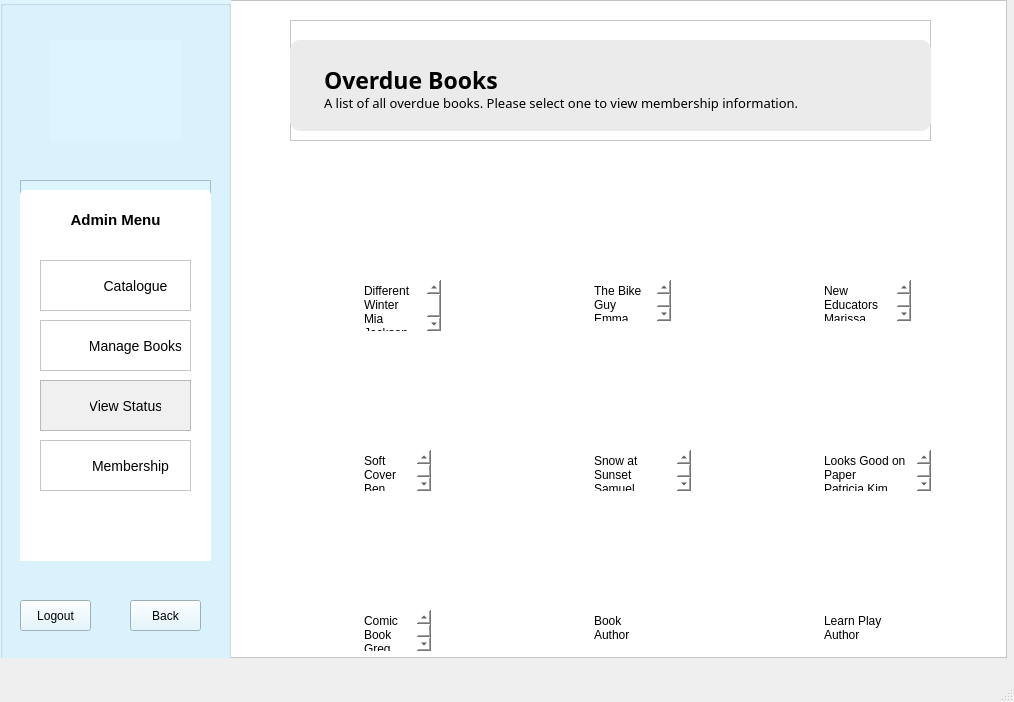
<?xml version="1.0" encoding="UTF-8"?>
<ui version="4.0">
 <class>AdminOverdue</class>
 <widget class="QMainWindow" name="AdminOverdue">
  <property name="geometry">
   <rect>
    <x>0</x>
    <y>0</y>
    <width>1014</width>
    <height>702</height>
   </rect>
  </property>
  <property name="windowTitle">
   <string>MainWindow</string>
  </property>
  <widget class="QWidget" name="centralwidget">
   <widget class="QFrame" name="frame">
    <property name="geometry">
     <rect>
      <x>0</x>
      <y>0</y>
      <width>1007</width>
      <height>658</height>
     </rect>
    </property>
    <property name="styleSheet">
     <string notr="true">background: white;</string>
    </property>
    <property name="frameShape">
     <enum>QFrame::StyledPanel</enum>
    </property>
    <property name="frameShadow">
     <enum>QFrame::Plain</enum>
    </property>
    <widget class="QGroupBox" name="menuPanel">
     <property name="geometry">
      <rect>
       <x>0</x>
       <y>0</y>
       <width>231</width>
       <height>671</height>
      </rect>
     </property>
     <property name="styleSheet">
      <string notr="true">background: rgb(220, 245, 255);</string>
     </property>
     <property name="title">
      <string/>
     </property>
     <widget class="QLabel" name="logo">
      <property name="geometry">
       <rect>
        <x>50</x>
        <y>40</y>
        <width>131</width>
        <height>101</height>
       </rect>
      </property>
      <property name="text">
       <string/>
      </property>
      <property name="pixmap">
       <pixmap>../images/logo.png</pixmap>
      </property>
      <property name="scaledContents">
       <bool>true</bool>
      </property>
     </widget>
     <widget class="QFrame" name="menu">
      <property name="geometry">
       <rect>
        <x>20</x>
        <y>180</y>
        <width>191</width>
        <height>381</height>
       </rect>
      </property>
      <property name="frameShape">
       <enum>QFrame::StyledPanel</enum>
      </property>
      <property name="frameShadow">
       <enum>QFrame::Raised</enum>
      </property>
      <widget class="QListWidget" name="listWidget_2">
       <property name="geometry">
        <rect>
         <x>0</x>
         <y>10</y>
         <width>191</width>
         <height>401</height>
        </rect>
       </property>
       <property name="styleSheet">
        <string notr="true">background: white;
border-radius: 5px;</string>
       </property>
       <property name="frameShadow">
        <enum>QFrame::Raised</enum>
       </property>
      </widget>
      <widget class="QFrame" name="membership_1">
       <property name="geometry">
        <rect>
         <x>20</x>
         <y>260</y>
         <width>151</width>
         <height>51</height>
        </rect>
       </property>
       <property name="styleSheet">
        <string notr="true">background: white;</string>
       </property>
       <property name="frameShape">
        <enum>QFrame::StyledPanel</enum>
       </property>
       <property name="frameShadow">
        <enum>QFrame::Raised</enum>
       </property>
       <widget class="QLabel" name="label_8">
        <property name="geometry">
         <rect>
          <x>10</x>
          <y>10</y>
          <width>31</width>
          <height>31</height>
         </rect>
        </property>
        <property name="text">
         <string/>
        </property>
        <property name="pixmap">
         <pixmap>../images/Icons/user.png</pixmap>
        </property>
        <property name="scaledContents">
         <bool>true</bool>
        </property>
       </widget>
       <widget class="QPushButton" name="membershipButton">
        <property name="geometry">
         <rect>
          <x>50</x>
          <y>10</y>
          <width>81</width>
          <height>31</height>
         </rect>
        </property>
        <property name="styleSheet">
         <string notr="true">QPushButton {
background: transparent;
font-size: 14px;
border: none;
}

QPushButton:hover {
	color: rgb(124, 204, 241);
}</string>
        </property>
        <property name="text">
         <string>Membership</string>
        </property>
       </widget>
      </widget>
      <widget class="QLabel" name="label">
       <property name="geometry">
        <rect>
         <x>0</x>
         <y>30</y>
         <width>191</width>
         <height>20</height>
        </rect>
       </property>
       <property name="layoutDirection">
        <enum>Qt::LeftToRight</enum>
       </property>
       <property name="styleSheet">
        <string notr="true">font-weight: bold;
background: white;
font-size: 15px;
</string>
       </property>
       <property name="text">
        <string>Admin Menu</string>
       </property>
       <property name="alignment">
        <set>Qt::AlignCenter</set>
       </property>
      </widget>
      <widget class="QFrame" name="manageBooks_1">
       <property name="geometry">
        <rect>
         <x>20</x>
         <y>200</y>
         <width>151</width>
         <height>51</height>
        </rect>
       </property>
       <property name="styleSheet">
        <string notr="true">background: rgb(240, 240, 240);</string>
       </property>
       <property name="frameShape">
        <enum>QFrame::StyledPanel</enum>
       </property>
       <property name="frameShadow">
        <enum>QFrame::Raised</enum>
       </property>
       <widget class="QLabel" name="label_7">
        <property name="geometry">
         <rect>
          <x>10</x>
          <y>10</y>
          <width>31</width>
          <height>31</height>
         </rect>
        </property>
        <property name="text">
         <string/>
        </property>
        <property name="pixmap">
         <pixmap>../images/Icons/status.png</pixmap>
        </property>
        <property name="scaledContents">
         <bool>true</bool>
        </property>
       </widget>
       <widget class="QPushButton" name="adminviewstatus">
        <property name="geometry">
         <rect>
          <x>50</x>
          <y>10</y>
          <width>71</width>
          <height>31</height>
         </rect>
        </property>
        <property name="styleSheet">
         <string notr="true">QPushButton {
background: transparent;
font-size: 14px;
border: none;
}

QPushButton:hover {
	color: rgb(124, 204, 241);
}</string>
        </property>
        <property name="text">
         <string>View Status</string>
        </property>
       </widget>
      </widget>
      <widget class="QFrame" name="status_1">
       <property name="geometry">
        <rect>
         <x>20</x>
         <y>140</y>
         <width>151</width>
         <height>51</height>
        </rect>
       </property>
       <property name="styleSheet">
        <string notr="true">background: white;</string>
       </property>
       <property name="frameShape">
        <enum>QFrame::StyledPanel</enum>
       </property>
       <property name="frameShadow">
        <enum>QFrame::Raised</enum>
       </property>
       <widget class="QLabel" name="label_6">
        <property name="geometry">
         <rect>
          <x>10</x>
          <y>10</y>
          <width>31</width>
          <height>31</height>
         </rect>
        </property>
        <property name="text">
         <string/>
        </property>
        <property name="pixmap">
         <pixmap>../images/Icons/book.png</pixmap>
        </property>
        <property name="scaledContents">
         <bool>true</bool>
        </property>
       </widget>
       <widget class="QPushButton" name="manageBooksButton">
        <property name="geometry">
         <rect>
          <x>50</x>
          <y>10</y>
          <width>91</width>
          <height>31</height>
         </rect>
        </property>
        <property name="styleSheet">
         <string notr="true">QPushButton {
background: transparent;
font-size: 14px;
border: none;
}

QPushButton:hover {
	color: rgb(124, 204, 241);
}</string>
        </property>
        <property name="text">
         <string>Manage Books</string>
        </property>
       </widget>
      </widget>
      <widget class="QFrame" name="status_2">
       <property name="geometry">
        <rect>
         <x>20</x>
         <y>80</y>
         <width>151</width>
         <height>51</height>
        </rect>
       </property>
       <property name="styleSheet">
        <string notr="true">background: white;</string>
       </property>
       <property name="frameShape">
        <enum>QFrame::StyledPanel</enum>
       </property>
       <property name="frameShadow">
        <enum>QFrame::Raised</enum>
       </property>
       <widget class="QLabel" name="label_5">
        <property name="geometry">
         <rect>
          <x>10</x>
          <y>10</y>
          <width>31</width>
          <height>31</height>
         </rect>
        </property>
        <property name="text">
         <string/>
        </property>
        <property name="pixmap">
         <pixmap>../images/Icons/books.png</pixmap>
        </property>
        <property name="scaledContents">
         <bool>true</bool>
        </property>
       </widget>
       <widget class="QPushButton" name="catalogueButton">
        <property name="geometry">
         <rect>
          <x>60</x>
          <y>10</y>
          <width>71</width>
          <height>31</height>
         </rect>
        </property>
        <property name="styleSheet">
         <string notr="true">background: transparent;
font-size: 14px;
border: none;</string>
        </property>
        <property name="text">
         <string>Catalogue</string>
        </property>
        <property name="autoDefault">
         <bool>false</bool>
        </property>
       </widget>
      </widget>
     </widget>
     <widget class="QPushButton" name="back">
      <property name="geometry">
       <rect>
        <x>130</x>
        <y>600</y>
        <width>71</width>
        <height>31</height>
       </rect>
      </property>
      <property name="styleSheet">
       <string notr="true">/*QPushButton {
background: white;
}*/

QPushButton:hover {
	color: rgb(106, 146, 255);
}</string>
      </property>
      <property name="text">
       <string>Back</string>
      </property>
      <property name="icon">
       <iconset theme="go-previous">
        <normaloff>../../../../../AppData/Local/Temp/Temp1_library_information_system-master.zip/library_information_system-master/LIS</normaloff>../../../../../AppData/Local/Temp/Temp1_library_information_system-master.zip/library_information_system-master/LIS</iconset>
      </property>
     </widget>
     <widget class="QPushButton" name="logout">
      <property name="geometry">
       <rect>
        <x>20</x>
        <y>600</y>
        <width>71</width>
        <height>31</height>
       </rect>
      </property>
      <property name="styleSheet">
       <string notr="true">QPushButton:hover {
	color: rgb(106, 146, 255);
}</string>
      </property>
      <property name="text">
       <string>Logout</string>
      </property>
     </widget>
    </widget>
    <widget class="QFrame" name="heading_3">
     <property name="geometry">
      <rect>
       <x>290</x>
       <y>20</y>
       <width>641</width>
       <height>121</height>
      </rect>
     </property>
     <property name="frameShape">
      <enum>QFrame::StyledPanel</enum>
     </property>
     <property name="frameShadow">
      <enum>QFrame::Raised</enum>
     </property>
     <widget class="QPlainTextEdit" name="plainTextEdit_9">
      <property name="geometry">
       <rect>
        <x>0</x>
        <y>20</y>
        <width>641</width>
        <height>91</height>
       </rect>
      </property>
      <property name="styleSheet">
       <string notr="true">background: rgb(235, 235, 235);
border-radius: 10px;</string>
      </property>
      <property name="frameShadow">
       <enum>QFrame::Raised</enum>
      </property>
      <property name="plainText">
       <string/>
      </property>
     </widget>
     <widget class="QPlainTextEdit" name="plainTextEdit_10">
      <property name="geometry">
       <rect>
        <x>30</x>
        <y>40</y>
        <width>231</width>
        <height>41</height>
       </rect>
      </property>
      <property name="styleSheet">
       <string notr="true">font-family: Baloo 2;
font-weight: bold;
font-size: 23px;
background: transparent;</string>
      </property>
      <property name="frameShape">
       <enum>QFrame::NoFrame</enum>
      </property>
      <property name="plainText">
       <string>Overdue Books</string>
      </property>
     </widget>
     <widget class="QPlainTextEdit" name="plainTextEdit_11">
      <property name="geometry">
       <rect>
        <x>30</x>
        <y>70</y>
        <width>521</width>
        <height>31</height>
       </rect>
      </property>
      <property name="styleSheet">
       <string notr="true">background: transparent;
font-family: Baloo 2;
font-size: 13px;</string>
      </property>
      <property name="frameShape">
       <enum>QFrame::NoFrame</enum>
      </property>
      <property name="plainText">
       <string>A list of all overdue books. Please select one to view membership information.</string>
      </property>
     </widget>
    </widget>
    <widget class="QLabel" name="label_9">
     <property name="geometry">
      <rect>
       <x>360</x>
       <y>170</y>
       <width>71</width>
       <height>111</height>
      </rect>
     </property>
     <property name="text">
      <string/>
     </property>
     <property name="pixmap">
      <pixmap>../images/book-covers/book8.png</pixmap>
     </property>
     <property name="scaledContents">
      <bool>true</bool>
     </property>
    </widget>
    <widget class="QLabel" name="label_10">
     <property name="geometry">
      <rect>
       <x>820</x>
       <y>340</y>
       <width>71</width>
       <height>111</height>
      </rect>
     </property>
     <property name="text">
      <string/>
     </property>
     <property name="pixmap">
      <pixmap>../images/book-covers/book5.png</pixmap>
     </property>
     <property name="scaledContents">
      <bool>true</bool>
     </property>
    </widget>
    <widget class="QLabel" name="label_11">
     <property name="geometry">
      <rect>
       <x>360</x>
       <y>340</y>
       <width>71</width>
       <height>111</height>
      </rect>
     </property>
     <property name="text">
      <string/>
     </property>
     <property name="pixmap">
      <pixmap>../images/book-covers/book6.png</pixmap>
     </property>
     <property name="scaledContents">
      <bool>true</bool>
     </property>
    </widget>
    <widget class="QLabel" name="label_12">
     <property name="geometry">
      <rect>
       <x>820</x>
       <y>170</y>
       <width>71</width>
       <height>111</height>
      </rect>
     </property>
     <property name="text">
      <string/>
     </property>
     <property name="pixmap">
      <pixmap>../images/book-covers/book4.png</pixmap>
     </property>
     <property name="scaledContents">
      <bool>true</bool>
     </property>
    </widget>
    <widget class="QLabel" name="label_13">
     <property name="geometry">
      <rect>
       <x>590</x>
       <y>170</y>
       <width>71</width>
       <height>111</height>
      </rect>
     </property>
     <property name="text">
      <string/>
     </property>
     <property name="pixmap">
      <pixmap>../images/book-covers/book2.png</pixmap>
     </property>
     <property name="scaledContents">
      <bool>true</bool>
     </property>
    </widget>
    <widget class="QLabel" name="label_14">
     <property name="geometry">
      <rect>
       <x>590</x>
       <y>340</y>
       <width>71</width>
       <height>111</height>
      </rect>
     </property>
     <property name="text">
      <string/>
     </property>
     <property name="pixmap">
      <pixmap>../images/book-covers/book10.png</pixmap>
     </property>
     <property name="scaledContents">
      <bool>true</bool>
     </property>
    </widget>
    <widget class="QLabel" name="label_15">
     <property name="geometry">
      <rect>
       <x>360</x>
       <y>500</y>
       <width>71</width>
       <height>111</height>
      </rect>
     </property>
     <property name="text">
      <string/>
     </property>
     <property name="pixmap">
      <pixmap>../images/book-covers/book16.png</pixmap>
     </property>
     <property name="scaledContents">
      <bool>true</bool>
     </property>
    </widget>
    <widget class="QLabel" name="label_16">
     <property name="geometry">
      <rect>
       <x>590</x>
       <y>500</y>
       <width>71</width>
       <height>111</height>
      </rect>
     </property>
     <property name="text">
      <string/>
     </property>
     <property name="pixmap">
      <pixmap>../images/book-covers/book11.png</pixmap>
     </property>
     <property name="scaledContents">
      <bool>true</bool>
     </property>
    </widget>
    <widget class="QLabel" name="label_17">
     <property name="geometry">
      <rect>
       <x>820</x>
       <y>500</y>
       <width>71</width>
       <height>111</height>
      </rect>
     </property>
     <property name="text">
      <string/>
     </property>
     <property name="pixmap">
      <pixmap>../images/book-covers/book15.png</pixmap>
     </property>
     <property name="scaledContents">
      <bool>true</bool>
     </property>
    </widget>
    <widget class="QPlainTextEdit" name="plainTextEdit">
     <property name="geometry">
      <rect>
       <x>360</x>
       <y>280</y>
       <width>81</width>
       <height>51</height>
      </rect>
     </property>
     <property name="styleSheet">
      <string notr="true">font: 6pt &quot;Segoe UI&quot;;
border-color: qlineargradient(spread:pad, x1:0, y1:0, x2:0.034, y2:0.017, stop:0 rgba(255, 255, 255, 255));</string>
     </property>
     <property name="frameShape">
      <enum>QFrame::NoFrame</enum>
     </property>
     <property name="frameShadow">
      <enum>QFrame::Plain</enum>
     </property>
     <property name="plainText">
      <string>Different Winter
Mia Jackson</string>
     </property>
    </widget>
    <widget class="QPlainTextEdit" name="plainTextEdit_2">
     <property name="geometry">
      <rect>
       <x>360</x>
       <y>610</y>
       <width>71</width>
       <height>41</height>
      </rect>
     </property>
     <property name="styleSheet">
      <string notr="true">font: 6pt &quot;Segoe UI&quot;;</string>
     </property>
     <property name="frameShape">
      <enum>QFrame::NoFrame</enum>
     </property>
     <property name="frameShadow">
      <enum>QFrame::Plain</enum>
     </property>
     <property name="plainText">
      <string>Comic Book
Greg Harold</string>
     </property>
    </widget>
    <widget class="QPlainTextEdit" name="plainTextEdit_3">
     <property name="geometry">
      <rect>
       <x>820</x>
       <y>610</y>
       <width>81</width>
       <height>41</height>
      </rect>
     </property>
     <property name="styleSheet">
      <string notr="true">font: 6pt &quot;Segoe UI&quot;;</string>
     </property>
     <property name="frameShape">
      <enum>QFrame::NoFrame</enum>
     </property>
     <property name="frameShadow">
      <enum>QFrame::Plain</enum>
     </property>
     <property name="plainText">
      <string>Learn Play
Author</string>
     </property>
    </widget>
    <widget class="QPlainTextEdit" name="plainTextEdit_4">
     <property name="geometry">
      <rect>
       <x>590</x>
       <y>610</y>
       <width>71</width>
       <height>41</height>
      </rect>
     </property>
     <property name="styleSheet">
      <string notr="true">font: 6pt &quot;Segoe UI&quot;;</string>
     </property>
     <property name="frameShape">
      <enum>QFrame::NoFrame</enum>
     </property>
     <property name="frameShadow">
      <enum>QFrame::Plain</enum>
     </property>
     <property name="plainText">
      <string>Book
Author</string>
     </property>
    </widget>
    <widget class="QPlainTextEdit" name="plainTextEdit_5">
     <property name="geometry">
      <rect>
       <x>360</x>
       <y>450</y>
       <width>71</width>
       <height>41</height>
      </rect>
     </property>
     <property name="styleSheet">
      <string notr="true">font: 6pt &quot;Segoe UI&quot;;</string>
     </property>
     <property name="frameShape">
      <enum>QFrame::NoFrame</enum>
     </property>
     <property name="frameShadow">
      <enum>QFrame::Plain</enum>
     </property>
     <property name="plainText">
      <string>Soft Cover
Ben Scott</string>
     </property>
    </widget>
    <widget class="QPlainTextEdit" name="plainTextEdit_6">
     <property name="geometry">
      <rect>
       <x>820</x>
       <y>450</y>
       <width>111</width>
       <height>41</height>
      </rect>
     </property>
     <property name="styleSheet">
      <string notr="true">font: 6pt &quot;Segoe UI&quot;;</string>
     </property>
     <property name="frameShape">
      <enum>QFrame::NoFrame</enum>
     </property>
     <property name="frameShadow">
      <enum>QFrame::Plain</enum>
     </property>
     <property name="plainText">
      <string>Looks Good on Paper
Patricia Kim</string>
     </property>
    </widget>
    <widget class="QPlainTextEdit" name="plainTextEdit_7">
     <property name="geometry">
      <rect>
       <x>820</x>
       <y>280</y>
       <width>91</width>
       <height>41</height>
      </rect>
     </property>
     <property name="styleSheet">
      <string notr="true">font: 6pt &quot;Segoe UI&quot;;</string>
     </property>
     <property name="frameShape">
      <enum>QFrame::NoFrame</enum>
     </property>
     <property name="frameShadow">
      <enum>QFrame::Plain</enum>
     </property>
     <property name="plainText">
      <string>New Educators
Marissa Pullman</string>
     </property>
    </widget>
    <widget class="QPlainTextEdit" name="plainTextEdit_8">
     <property name="geometry">
      <rect>
       <x>590</x>
       <y>280</y>
       <width>81</width>
       <height>41</height>
      </rect>
     </property>
     <property name="styleSheet">
      <string notr="true">font: 6pt &quot;Segoe UI&quot;;</string>
     </property>
     <property name="frameShape">
      <enum>QFrame::NoFrame</enum>
     </property>
     <property name="frameShadow">
      <enum>QFrame::Plain</enum>
     </property>
     <property name="plainText">
      <string>The Bike Guy
Emma Mayers</string>
     </property>
    </widget>
    <widget class="QPlainTextEdit" name="plainTextEdit_12">
     <property name="geometry">
      <rect>
       <x>590</x>
       <y>450</y>
       <width>101</width>
       <height>41</height>
      </rect>
     </property>
     <property name="styleSheet">
      <string notr="true">font: 6pt &quot;Segoe UI&quot;;</string>
     </property>
     <property name="frameShape">
      <enum>QFrame::NoFrame</enum>
     </property>
     <property name="frameShadow">
      <enum>QFrame::Plain</enum>
     </property>
     <property name="plainText">
      <string>Snow at Sunset
Samuel Herseingtn</string>
     </property>
    </widget>
   </widget>
  </widget>
  <widget class="QMenuBar" name="menubar">
   <property name="geometry">
    <rect>
     <x>0</x>
     <y>0</y>
     <width>1014</width>
     <height>21</height>
    </rect>
   </property>
  </widget>
  <widget class="QStatusBar" name="statusbar"/>
 </widget>
 <resources/>
 <connections/>
</ui>
